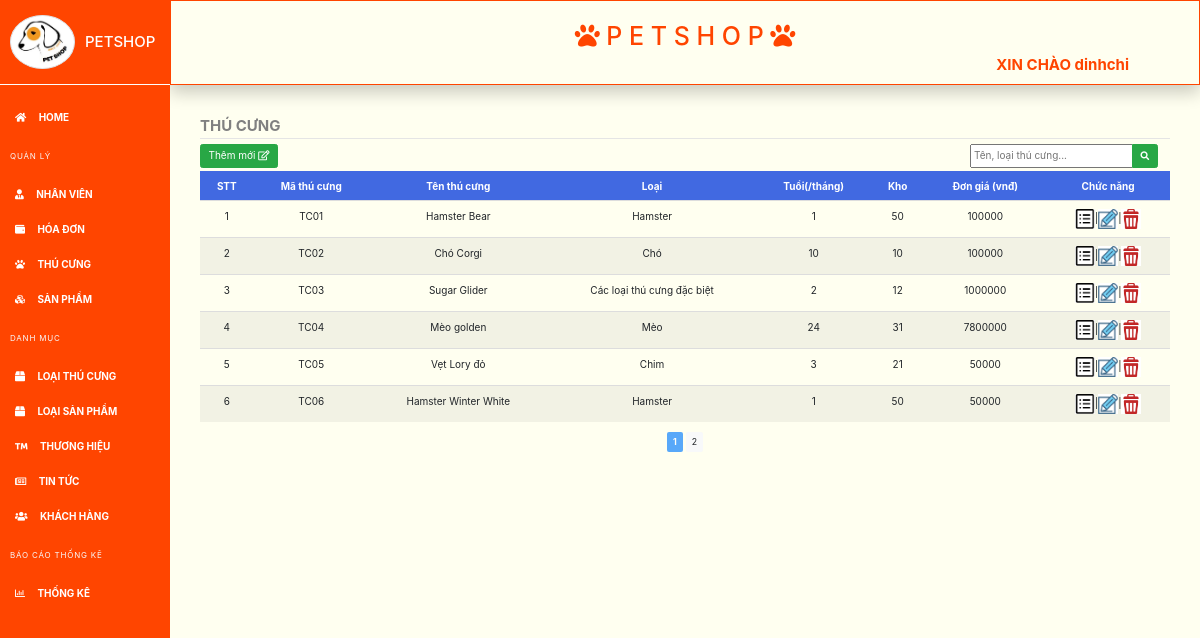
/index-thucung.php (signed in), run on an earlier commit of the app's database.
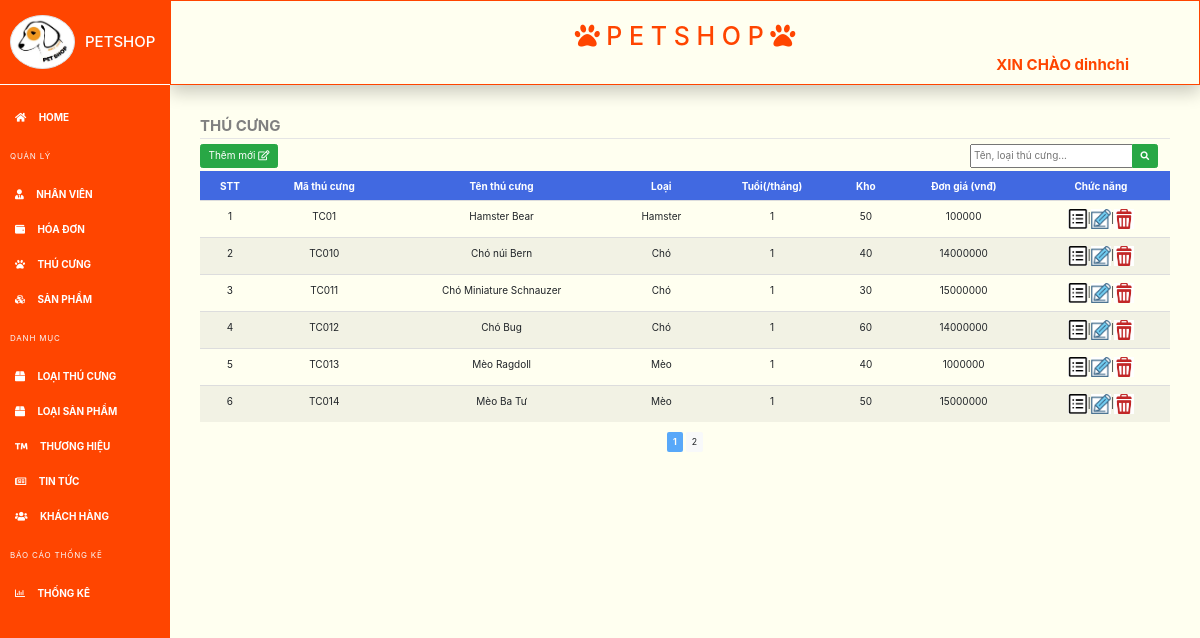
And on a later commit of the database.
### tables this page shows
CREATE TABLE `thu_cung` (
  `ma_tc` varchar(10) NOT NULL,
  `ten_tc` varchar(50) NOT NULL,
  `tuoi` int(11) NOT NULL,
  `so_luong_ton` int(11) NOT NULL,
  `mo_ta` text NOT NULL,
  `anh_minh_hoa` varchar(255) NOT NULL,
  `don_gia` int(11) NOT NULL,
  `ma_loai_tc` varchar(10) NOT NULL
);

CREATE TABLE `loai_thu_cung` (
  `ma_loai_tc` varchar(10) NOT NULL,
  `ten_loai_tc` varchar(50) NOT NULL,
  `ghi_chu` text NOT NULL
);

### index-thucung.php (the view, shortened to what this page needs)
<?php
    include 'include/header-ad.php';
    include 'connection/connect.php';
    $dl = "";
    $gt = "";
    $rowPerPage=6;
    $offset=($_GET['page']-1)*$rowPerPage;
    $strSQL = 'SELECT * FROM thu_cung JOIN loai_thu_cung on thu_cung.ma_loai_tc = loai_thu_cung.ma_loai_tc LIMIT '.$offset.','.$rowPerPage;
    $stt=1;
    $result = mysqli_query($dbc,$strSQL);
    while ($row = mysqli_fetch_array($result))
    {
                $dl .= "<tr>";
                $dl .= "<td>$stt</td>";
                $dl .= "<td>$row[0]</td>";
                $dl .= "<td>$row[1]</td>";
                $dl .= "<td>$row[9]</td>";
                $dl .= "<td>$row[2]</td>";
                $dl .= "<td>$row[3]</td>";
                $dl .= "<td>$row[6]</td>";
                $dl .= "<td><a class='edit-btn' href='details-thucung.php?ma_tc=".$row[0]."'><abbr title='xem thú cưng'><img src='images/details.png' width='20px' height='20px' /></abbr></a>|<a class='edit-btn' href='edit-thucung.php?ma_tc=".$row[0]."'><abbr title='sửa thú cưng'><img src='images/edit.png' width='20px' height='20px' /></abbr></a>|<a class='edit-btn' href='delete-thucung.php?ma_tc=".$row[0]."'><abbr title='Xóa thú cưng'><img src='images/delete.png' width='20px' height='20px' /></abbr></a></td>";
                $dl .= "</tr>";
            $stt+=1;
        }
    $re = mysqli_query($dbc,$strSQL);
    $numRow = mysqli_num_rows($re);
    $maxPage = floor($numRow/$rowPerPage)+1;
?>
<form method="post">
<fieldset>
    <legend>THÚ CƯNG</legend>
    <div class="input-group mb-1" style="float: right; width: 200px;">
        <input type="text" class="form-inline" name="gt" placeholder="Tên, loại thú cưng..." width="500px" value="<?php echo $gt; ?>">
        <div class="input-group-append">
            <button type="submit" class="btn btn-success" name="timKiem"><i class="fas fa-search fa-sm"></i></button>
        </div>
    </div>
    <a class='btn btn-success mb-1' href='create-thucung.php'>Thêm mới <i class='far fa-edit'></i></a>
    <table class='table table-striped' width='100%'>
            <thead>
                <td><b>STT</b></td>
                <td><b>Mã thú cưng</b></td>
                <td><b>Tên thú cưng</b></td>
                <td><b>Loại</b></td>
                <td><b>Tuổi(/tháng)</b></td>
                <td><b>Kho</b></td>
                <td><b>Đơn giá (vnđ)</b></td>
                <td><b>Chức năng</b></td>
            </thead>
        <tr>
            <?php echo $dl;?>
        </tr>
    </table>
    <?php
        echo '<center>';
        for ($i=1 ; $i<=$maxPage ; $i++)
        {   if ($i == $_GET['page'])
            {
                echo '<a class="btn btn-sm page-number disabled bg-primary"><b style="color:white">'.$i.'</b></a> ';
            }
            else
            echo "<a class='btn btn-sm btn-light' href=".$_SERVER['PHP_SELF']. "?page=".$i.">".$i."</a> ";
        }
        echo '</center> </fieldset>';
    ?>
</form>

What changed in the data, as far as the page shows it:
no longer on this page (row unchanged): thu_cung: ma_tc "TC02", ten_tc "Chó Corgi", ma_loai_tc.ten_loai_tc "Chó", tuoi "10", so_luong_ton "10", don_gia "100000"
no longer on this page (row unchanged): thu_cung: ma_tc "TC03", ten_tc "Sugar Glider", ma_loai_tc.ten_loai_tc "Các loại thú cưng đặc biệt", tuoi "2", so_luong_ton "12", don_gia "1000000"
no longer on this page (row unchanged): thu_cung: ma_tc "TC04", ten_tc "Mèo golden", ma_loai_tc.ten_loai_tc "Mèo", tuoi "24", so_luong_ton "31", don_gia "7800000"
no longer on this page (row unchanged): thu_cung: ma_tc "TC05", ten_tc "Vẹt Lory đỏ", ma_loai_tc.ten_loai_tc "Chim", tuoi "3", so_luong_ton "21", don_gia "50000"
no longer on this page (row unchanged): thu_cung: ma_tc "TC06", ten_tc "Hamster Winter White", ma_loai_tc.ten_loai_tc "Hamster", tuoi "1", so_luong_ton "50", don_gia "50000"
added thu_cung: ma_tc "TC010", ten_tc "Chó núi Bern", ma_loai_tc.ten_loai_tc "Chó", tuoi "1", so_luong_ton "40", don_gia "14000000"
added thu_cung: ma_tc "TC011", ten_tc "Chó Miniature Schnauzer", ma_loai_tc.ten_loai_tc "Chó", tuoi "1", so_luong_ton "30", don_gia "15000000"
added thu_cung: ma_tc "TC012", ten_tc "Chó Bug", ma_loai_tc.ten_loai_tc "Chó", tuoi "1", so_luong_ton "60", don_gia "14000000"
added thu_cung: ma_tc "TC013", ten_tc "Mèo Ragdoll", ma_loai_tc.ten_loai_tc "Mèo", tuoi "1", so_luong_ton "40", don_gia "1000000"
added thu_cung: ma_tc "TC014", ten_tc "Mèo Ba Tư", ma_loai_tc.ten_loai_tc "Mèo", tuoi "1", so_luong_ton "50", don_gia "15000000"
